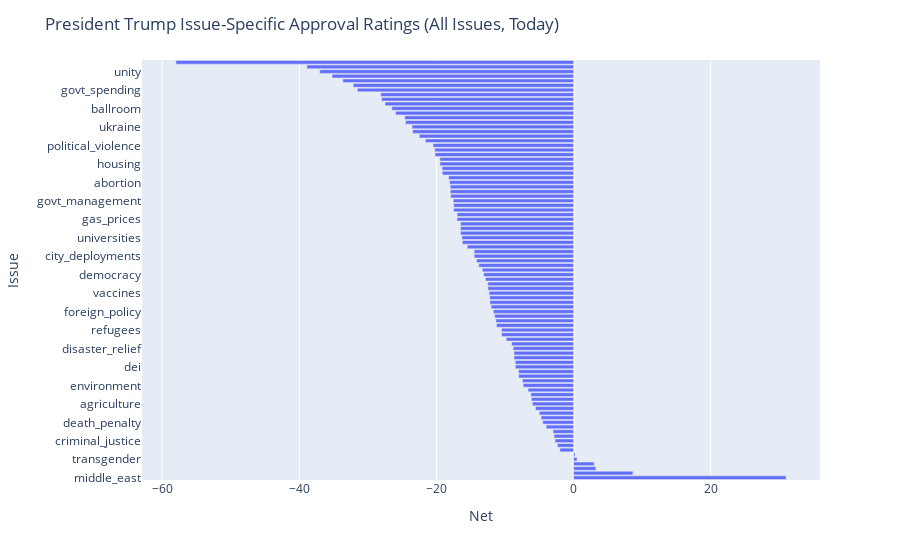

The notebook cell this image was saved under:
### Code cell
fig = px.bar(all_issues_approval, x='net', y='issue')
fig.update_layout(
    title='President Trump Issue-Specific Approval Ratings (All Issues, Today)',
    xaxis_title='Net',
    yaxis_title='Issue',
    legend_title='Legend',
)
fig.show()

### Figure 1 — Plotly figure (JSON) as saved in the notebook; plotly's stock layout.template omitted (floating-point values rounded to 4 significant figures)
{"data": [{"hovertemplate": "net=%{x}<br>issue=%{y}<extra></extra>", "legendgroup": "", "marker": {"color": "#636efa", "pattern": {"shape": ""}}, "name": "", "orientation": "h", "showlegend": false, "textposition": "auto", "type": "bar", "x": [30.99, 8.647, 3.253, 3.001, 0.5048, 0.2086, -1.999, -2.371, -2.716, -2.849, -2.999, -4.0, -4.501, -4.745, -5.0, -5.534, -5.999, -6.146, -6.234, -6.639, -7.355, -7.464, -8.0, -8.025, -8.499, -8.501, -8.689, -8.689, -8.822, -9.025, -9.813, -10.5, -10.5, -11.25, -11.33, -11.5, -11.69, -12.02, -12.2, -12.23, -12.33, -12.5, -12.5, -12.83, -13.12, -13.32, -13.83, -14.16, -14.49, -14.5, -15.5, -16.22, -16.29, -16.48, -16.5, -16.5, -17.0, -17.0, -17.5, -17.5, -17.56, -17.92, -17.98, -18.0, -18.08, -18.23, -19.14, -19.17, -19.5, -19.5, -20.21, -20.25, -20.5, -21.62, -22.5, -23.47, -23.56, -24.5, -24.62, -25.95, -26.5, -27.5, -28.0, -28.12, -31.53, -32.15, -33.65, -35.23, -37.02, -38.89, -58.0], "xaxis": "x", "y": ["middle_east", "border_security", "national_security", "defense", "transgender", "deportations", "inequality", "israel_palestine", "criminal_justice", "energy", "law_enforcement", "workers_rights", "death_penalty", "flooding_recent", "voting_integrity", "crime", "agriculture", "military", "guns", "civil_liberties", "environment", "israel", "school_safety", "china", "dei", "charlie_kirk_death", "relations_with_media", "immigration", "disaster_relief", "north_korea", "dc_takeover", "cybersecurity", "refugees", "israel_iran_conflict", "iran", "consumer_protection", "foreign_policy", "canada", "rule_of_law", "jobs", "vaccines", "foreign_aid", "nuclear_weapons", "federal_workforce", "democracy", "civil_rights", "education", "free_speech", "city_deployments", "social_security", "womens_rights", "national_politics", "universities", "cryptocurrency", "childcare", "unions", "gas_prices", "ai", "cabinet", "doge", "govt_management", "taxes", "climate_change", "lgbtq", "abortion", "foreign_relations", "trade_tariffs", "corruption", "housing", "executive_orders", "kilmar_abrego_garcia", "judiciary_politicization", "political_violence", "economy", "jan_6_handling", "race_relations", "ukraine", "medicaire_medicaid", "russia", "national_debt", "ballroom", "pardons", "mass_layoffs", "healthcare", "govt_spending", "inflation", "epstein_files", "stock_market", "unity", "govt_shutdown", "argentina_aid"], "yaxis": "y"}], "layout": {"barmode": "relative", "legend": {"title": {"text": "Legend"}, "tracegroupgap": 0}, "margin": {"t": 60}, "title": {"text": "President Trump Issue-Specific Approval Ratings (All Issues, Today)"}, "xaxis": {"anchor": "y", "domain": [0, 1], "title": {"text": "Net"}}, "yaxis": {"anchor": "x", "domain": [0, 1], "title": {"text": "Issue"}}}}
